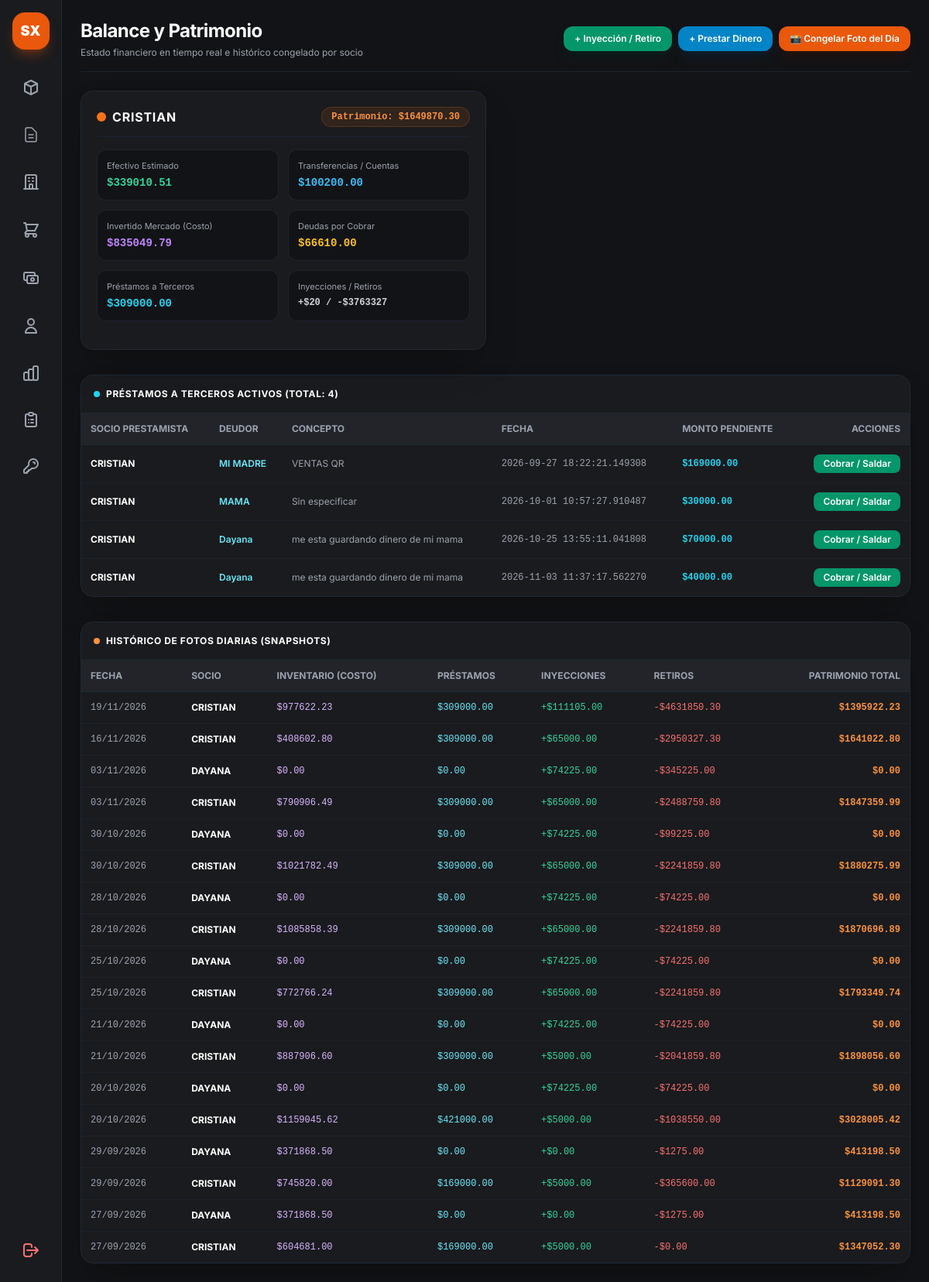
The app's page /admin/balance (signed in) with its own data.
### app.py (models this page shows)
class Propietario(db.Model):
    __tablename__ = 'propietarios'
    id = db.Column(db.Integer, primary_key=True)
    nombre = db.Column(db.String(100), nullable=False, unique=True)
    descripcion = db.Column(db.String(200))
    productos = db.relationship('Producto', backref='propietario', lazy=True)

class PrestamoTercero(db.Model):
    __tablename__ = 'prestamos_terceros'
    id = db.Column(db.Integer, primary_key=True)
    propietario_id = db.Column(db.Integer, db.ForeignKey('propietarios.id'), nullable=False)
    deudor_nombre = db.Column(db.String(100), nullable=False)
    monto = db.Column(db.Float, nullable=False)
    saldo_pendiente = db.Column(db.Float, nullable=False)
    metodo_pago = db.Column(db.String(20), default='EFECTIVO')  # 'EFECTIVO' o 'TRANSFERENCIA'
    concepto = db.Column(db.String(255), nullable=True)
    fecha = db.Column(db.DateTime, default=datetime.now)
    estado = db.Column(db.String(20), default='PENDIENTE')
    propietario = db.relationship('Propietario', backref=db.backref('prestamos', lazy=True))

class SnapshotBalanceDiario(db.Model):
    __tablename__ = 'snapshots_balance_diario'
    id = db.Column(db.Integer, primary_key=True)
    fecha = db.Column(db.Date, nullable=False)
    propietario_nombre = db.Column(db.String(100), nullable=False)
    efectivo = db.Column(db.Float, default=0.0)
    transferencia = db.Column(db.Float, default=0.0)
    inventario_costo = db.Column(db.Float, default=0.0)
    deudas_por_cobrar = db.Column(db.Float, default=0.0)
    prestamos_otorgados = db.Column(db.Float, default=0.0)
    inyecciones = db.Column(db.Float, default=0.0)
    retiros = db.Column(db.Float, default=0.0)
    patrimonio_total = db.Column(db.Float, default=0.0)

### app.py (the view)
@app.route('/admin/balance')
def vista_balance():
    if 'user' not in session or session.get('rol') != 'admin':
        return redirect(url_for('login'))
    propietarios = Propietario.query.all()
    balance_propietarios = []
    for prop in propietarios:
        productos_prop = Producto.query.filter_by(propietario_id=prop.id).all()
        inventario_costo = sum((obtener_stock_total(p) * (p.precio_costo or 0.0)) for p in productos_prop)
        deudas_cobrar = 0.0
        try:
            filas_deudas = db.session.execute(
                db.text("SELECT * FROM deudas_cierre WHERE LOWER(COALESCE(estado, '')) = 'pendiente'")
            ).mappings().all()
            for row in filas_deudas:
                estado_str = str(row.get('estado', '')).lower()
                if estado_str == 'pagado':
                    continue
                monto_d = float(row.get('subtotal') or 0.0)
                if monto_d <= 0:
                    continue
                prod_id = row.get('producto_id')
                prod_nom = str(row.get('producto_nombre') or '').strip()
                prod = None
                if prod_id and prod_id > 0:
                    prod = Producto.query.get(prod_id)
                elif prod_nom:
                    prod = Producto.query.filter(Producto.nombre.ilike(prod_nom)).first()
                if prod and prod.propietario_id == prop.id:
                    deudas_cobrar += monto_d
                elif not prod and 'CRISTIAN' in prop.nombre.upper():
                    deudas_cobrar += monto_d
        except Exception:
            deudas_cobrar = 0.0
        saldos = calcular_saldos_propietario(prop, session_db=db.session)
        efectivo_liquido = saldos['efectivo']
        transferencias_acumuladas = saldos['transferencia']
        total_prestamos = saldos['total_prestamos']
        total_inyecciones = saldos['total_inyecciones']
        total_retiros = saldos['total_retiros']
        patrimonio_total = efectivo_liquido + transferencias_acumuladas + inventario_costo + deudas_cobrar + total_prestamos
        balance_propietarios.append({
            'propietario': prop,
            'efectivo': efectivo_liquido,
            'transferencia': transferencias_acumuladas,
            'inventario_costo': inventario_costo,
            'deudas_por_cobrar': deudas_cobrar,
            'prestamos': total_prestamos,
            'inyecciones': total_inyecciones,
            'retiros': total_retiros,
            'patrimonio_total': patrimonio_total
        })
    snapshots = SnapshotBalanceDiario.query.order_by(SnapshotBalanceDiario.fecha.desc()).limit(30).all()
    prestamos = PrestamoTercero.query.options(joinedload(PrestamoTercero.propietario)).filter(
        func.upper(func.trim(PrestamoTercero.estado)) == 'PENDIENTE'
    ).all()
    return render_template(
        'admin_balance.html',
        balance_propietarios=balance_propietarios,
        snapshots=snapshots,
        prestamos=prestamos,
        propietarios=propietarios
    )

### app.py (called while the page is built)
def obtener_stock_total(producto):
    if hasattr(producto, 'stocks'):
        if isinstance(producto.stocks, (list, tuple)) or hasattr(producto.stocks, '__iter__'):
            return sum(getattr(s, 'cantidad', getattr(s, 'stock', 0)) for s in producto.stocks)
        return producto.stocks or 0
    return getattr(producto, 'stock', 0)

def _efectivo_cierre_propietario(cierre, prop_id, session_db):
  detalles = getattr(cierre, "detalles", None) or []
  total_bruto = sum(float(d.subtotal or 0.0) for d in detalles)
  if total_bruto <= 0:
    return 0.0
  subtotal_prop = 0.0
  for d in detalles:
    d_prop_id = getattr(d, "propietario_id", None)
    if not d_prop_id and d.producto_id:
      prod = session_db.get(Producto, d.producto_id)
      d_prop_id = prod.propietario_id if prod else None
    if d_prop_id == prop_id:
      subtotal_prop += float(d.subtotal or 0.0)
  if subtotal_prop <= 0:
    return 0.0
  proporcion = subtotal_prop / total_bruto
  efectivo_real_cierre = float(cierre.efectivo_caja or 0.0)
  if efectivo_real_cierre <= 0 and float(cierre.total_esperado or 0.0) > 0:
    efectivo_real_cierre = float(cierre.total_esperado or 0.0)
  return efectivo_real_cierre * proporcion

@app.context_processor
def inject_today():
    return {'hoy': date.today()}

### templates/admin_balance.html (shortened to what this page needs)
{% extends "base.html" %}
{% block content %}
<main class="flex-1 flex flex-col min-w-0 overflow-y-auto p-4 md:p-6 bg-[#121316]">
    <header class="mb-6 flex flex-col sm:flex-row sm:items-center justify-between gap-4 border-b border-gray-800/80 pb-4">
        <div>
            <h1 class="text-2xl font-bold text-white tracking-tight flex items-center gap-2">
                <span>Balance y Patrimonio</span>
            </h1>
            <p class="text-xs text-gray-400 mt-1">Estado financiero en tiempo real e histórico congelado por socio</p>
        </div>
        <div class="flex flex-wrap gap-2">
            <button onclick="abrirModal('modal-movimiento')" class="px-3.5 py-2 bg-emerald-600 hover:bg-emerald-500 text-white rounded-xl text-xs font-semibold transition flex items-center gap-1.5 shadow-lg shadow-emerald-950/40">
                <span>+ Inyección / Retiro</span>
            </button>
            <button onclick="abrirModal('modal-prestamo')" class="px-3.5 py-2 bg-sky-600 hover:bg-sky-500 text-white rounded-xl text-xs font-semibold transition flex items-center gap-1.5 shadow-lg shadow-sky-950/40">
                <span>+ Prestar Dinero</span>
            </button>
            <button onclick="guardarSnapshot()" class="px-3.5 py-2 bg-orange-600 hover:bg-orange-500 text-white rounded-xl text-xs font-semibold transition flex items-center gap-1.5 shadow-lg shadow-orange-950/40">
                <span>📸 Congelar Foto del Día</span>
            </button>
        </div>
    </header>
    <div class="grid grid-cols-1 md:grid-cols-2 gap-6 mb-8">
        {% for b in balance_propietarios %}
        <div class="bg-[#1a1b1e] border border-gray-800 rounded-2xl p-5 shadow-2xl relative overflow-hidden flex flex-col justify-between">
            <div>
                <div class="flex justify-between items-center mb-4 border-b border-gray-800/80 pb-3">
                    <div class="flex items-center gap-2">
                        <div class="w-3 h-3 rounded-full bg-orange-500 animate-pulse"></div>
                        <h2 class="text-base font-bold text-white uppercase tracking-wider">{{ b.propietario.nombre }}</h2>
                    </div>
                    <span class="text-xs px-3 py-1 rounded-full bg-orange-500/10 text-orange-400 border border-orange-500/20 font-bold font-mono">
                        Patrimonio: ${{ "%.2f"|format(b.patrimonio_total) }}
                    </span>
                </div>
                <div class="grid grid-cols-2 gap-3 text-xs mb-4">
                    <div class="bg-[#121316] p-3 rounded-xl border border-gray-800/80">
                        <span class="text-gray-400 block text-[11px] mb-1">Efectivo Estimado</span>
                        <span class="text-emerald-400 font-bold font-mono text-sm">${{ "%.2f"|format(b.efectivo) }}</span>
                    </div>
                    <div class="bg-[#121316] p-3 rounded-xl border border-gray-800/80">
                        <span class="text-gray-400 block text-[11px] mb-1">Transferencias / Cuentas</span>
                        <span class="text-sky-400 font-bold font-mono text-sm">${{ "%.2f"|format(b.transferencia) }}</span>
                    </div>
                    <div class="bg-[#121316] p-3 rounded-xl border border-gray-800/80">
                        <span class="text-gray-400 block text-[11px] mb-1">Invertido Mercado (Costo)</span>
                        <span class="text-purple-400 font-bold font-mono text-sm">${{ "%.2f"|format(b.inventario_costo) }}</span>
                    </div>
                    <div class="bg-[#121316] p-3 rounded-xl border border-gray-800/80">
                        <span class="text-gray-400 block text-[11px] mb-1">Deudas por Cobrar</span>
                        <span class="text-amber-400 font-bold font-mono text-sm">${{ "%.2f"|format(b.deudas_por_cobrar) }}</span>
                    </div>
                    <div class="bg-[#121316] p-3 rounded-xl border border-gray-800/80">
                        <span class="text-gray-400 block text-[11px] mb-1">Préstamos a Terceros</span>
                        <span class="text-cyan-400 font-bold font-mono text-sm">${{ "%.2f"|format(b.prestamos) }}</span>
                    </div>
                    <div class="bg-[#121316] p-3 rounded-xl border border-gray-800/80">
                        <span class="text-gray-400 block text-[11px] mb-1">Inyecciones / Retiros</span>
                        <span class="text-gray-300 font-bold font-mono text-xs">
                            +${{ "%.0f"|format(b.inyecciones) }} / -${{ "%.0f"|format(b.retiros) }}
                        </span>
                    </div>
                </div>
            </div>
        </div>
        {% endfor %}
    </div>
    <section class="bg-[#1a1b1e] border border-gray-800 rounded-2xl shadow-2xl mb-8">
        <div class="p-4 border-b border-gray-800 flex justify-between items-center">
            <h3 class="text-xs font-bold text-white uppercase tracking-wider flex items-center gap-2">
                <span class="w-2 h-2 rounded-full bg-cyan-400"></span>
                Préstamos a Terceros Activos (Total: {{ prestamos|length }})
            </h3>
        </div>
        <div class="overflow-x-auto w-full">
            <table class="w-full text-left border-collapse text-xs">
                <thead>
                    <tr class="border-b border-gray-800 text-gray-400 uppercase bg-[#222429]">
                        <th class="p-3">Socio Prestamista</th>
                        <th class="p-3">Deudor</th>
                        <th class="p-3">Concepto</th>
                        <th class="p-3">Fecha</th>
                        <th class="p-3">Monto Pendiente</th>
                        <th class="p-3 text-right">Acciones</th>
                    </tr>
                </thead>
                <tbody class="divide-y divide-gray-800/60 text-gray-300">
                    {% if prestamos %}
                        {% for p in prestamos %}
                        <tr class="hover:bg-gray-800/30 transition">
                            <td class="p-3 font-bold text-white">
                                {{ p.propietario.nombre if p.propietario else 'CRISTIAN' }}
                            </td>
                            <td class="p-3 text-cyan-300 font-semibold">
                                {{ p.deudor_nombre or 'Sin nombre' }}
                            </td>
                            <td class="p-3 text-gray-400">
                                {{ p.concepto if p.concepto and p.concepto != '""' and p.concepto != "''" else 'Sin especificar' }}
                            </td>
                            <td class="p-3 font-mono text-gray-400">
                                {{ p.fecha if p.fecha else 'N/A' }}
                            </td>
                            <td class="p-3 font-mono font-bold text-cyan-400">
                                ${{ "%.2f"|format(p.saldo_pendiente or 0.0) }}
                            </td>
                            <td class="p-3 text-right">
                                <button onclick="cobrarPrestamo({{ p.id }}, {{ p.saldo_pendiente }})" class="px-3 py-1 bg-emerald-600 hover:bg-emerald-500 text-white rounded-lg font-semibold transition">
                                    Cobrar / Saldar
                                </button>
                            </td>
                        </tr>
                        {% endfor %}
                    {% else %}
                    <tr>
                        <td colspan="6" class="p-6 text-center text-gray-500">
                            No hay préstamos activos registrados.
                        </td>
                    </tr>
                    {% endif %}
                </tbody>
            </table>
        </div>
    </section>
    <section class="bg-[#1a1b1e] border border-gray-800 rounded-2xl shadow-2xl">
        <div class="p-4 border-b border-gray-800 flex justify-between items-center">
            <h3 class="text-xs font-bold text-white uppercase tracking-wider flex items-center gap-2">
                <span class="w-2 h-2 rounded-full bg-orange-400"></span>
                Histórico de Fotos Diarias (Snapshots)
            </h3>
        </div>
        <div class="overflow-x-auto">
            <table class="w-full text-left border-collapse text-xs">
                <thead>
                    <tr class="border-b border-gray-800 text-gray-400 uppercase bg-[#222429]">
                        <th class="p-3">Fecha</th>
                        <th class="p-3">Socio</th>
                        <th class="p-3">Inventario (Costo)</th>
                        <th class="p-3">Préstamos</th>
                        <th class="p-3">Inyecciones</th>
                        <th class="p-3">Retiros</th>
                        <th class="p-3 text-right">Patrimonio Total</th>
                    </tr>
                </thead>
                <tbody class="divide-y divide-gray-800/60 text-gray-300">
                    {% for s in snapshots %}
                    <tr class="hover:bg-gray-800/30 transition">
                        <td class="p-3 font-mono text-gray-400">{{ s.fecha.strftime('%d/%m/%Y') }}</td>
                        <td class="p-3 font-bold text-white">{{ s.propietario_nombre }}</td>
                        <td class="p-3 font-mono text-purple-300">${{ "%.2f"|format(s.inventario_costo) }}</td>
                        <td class="p-3 font-mono text-cyan-300">${{ "%.2f"|format(s.prestamos_otorgados) }}</td>
                        <td class="p-3 font-mono text-emerald-400">+${{ "%.2f"|format(s.inyecciones) }}</td>
                        <td class="p-3 font-mono text-red-400">-${{ "%.2f"|format(s.retiros) }}</td>
                        <td class="p-3 text-right font-mono font-bold text-orange-400">${{ "%.2f"|format(s.patrimonio_total) }}</td>
                    </tr>
                    {% else %}
                    <tr>
                        <td colspan="7" class="p-8 text-center text-gray-500">
                            No hay fotos históricas guardadas todavía. Haz clic en <strong class="text-gray-300">"📸 Congelar Foto del Día"</strong>.
                        </td>
                    </tr>
                    {% endfor %}
                </tbody>
            </table>
        </div>
    </section>
</main>
{% endblock %}

### static/css/style.css (style rules this page uses)
body { font-family: 'Inter', sans-serif; }

### records on screen
Propietario: propietario.nombre "CRISTIAN"
PrestamoTercero: propietario "CRISTIAN", deudor_nombre "MI MADRE", concepto "VENTAS QR", fecha "2026-09-27 18:22:21.149308", saldo_pendiente "169000.00"
PrestamoTercero: propietario "CRISTIAN", deudor_nombre "MAMA", concepto "Sin especificar", fecha "2026-10-01 10:57:27.910487", saldo_pendiente "30000.00"
PrestamoTercero: propietario "CRISTIAN", deudor_nombre "Dayana", concepto "me esta guardando dinero de mi mama", fecha "2026-10-25 13:55:11.041808", saldo_pendiente "70000.00"
PrestamoTercero: propietario "CRISTIAN", deudor_nombre "Dayana", concepto "me esta guardando dinero de mi mama", fecha "2026-11-03 11:37:17.562270", saldo_pendiente "40000.00"
SnapshotBalanceDiario: fecha "19/11/2026", propietario_nombre "CRISTIAN", inventario_costo "977622.23", prestamos_otorgados "309000.00", inyecciones "111105.00", retiros "4631850.30", patrimonio_total "1395922.23"
SnapshotBalanceDiario: fecha "16/11/2026", propietario_nombre "CRISTIAN", inventario_costo "408602.80", prestamos_otorgados "309000.00", inyecciones "65000.00", retiros "2950327.30", patrimonio_total "1641022.80"
SnapshotBalanceDiario: fecha "03/11/2026", propietario_nombre "DAYANA", inventario_costo "0.00", prestamos_otorgados "0.00", inyecciones "74225.00", retiros "345225.00", patrimonio_total "0.00"
SnapshotBalanceDiario: fecha "03/11/2026", propietario_nombre "CRISTIAN", inventario_costo "790906.49", prestamos_otorgados "309000.00", inyecciones "65000.00", retiros "2488759.80", patrimonio_total "1847359.99"
SnapshotBalanceDiario: fecha "30/10/2026", propietario_nombre "DAYANA", inventario_costo "0.00", prestamos_otorgados "0.00", inyecciones "74225.00", retiros "99225.00", patrimonio_total "0.00"
SnapshotBalanceDiario: fecha "30/10/2026", propietario_nombre "CRISTIAN", inventario_costo "1021782.49", prestamos_otorgados "309000.00", inyecciones "65000.00", retiros "2241859.80", patrimonio_total "1880275.99"
SnapshotBalanceDiario: fecha "28/10/2026", propietario_nombre "DAYANA", inventario_costo "0.00", prestamos_otorgados "0.00", inyecciones "74225.00", retiros "74225.00", patrimonio_total "0.00"
SnapshotBalanceDiario: fecha "28/10/2026", propietario_nombre "CRISTIAN", inventario_costo "1085858.39", prestamos_otorgados "309000.00", inyecciones "65000.00", retiros "2241859.80", patrimonio_total "1870696.89"
SnapshotBalanceDiario: fecha "25/10/2026", propietario_nombre "DAYANA", inventario_costo "0.00", prestamos_otorgados "0.00", inyecciones "74225.00", retiros "74225.00", patrimonio_total "0.00"
SnapshotBalanceDiario: fecha "25/10/2026", propietario_nombre "CRISTIAN", inventario_costo "772766.24", prestamos_otorgados "309000.00", inyecciones "65000.00", retiros "2241859.80", patrimonio_total "1793349.74"
SnapshotBalanceDiario: fecha "21/10/2026", propietario_nombre "DAYANA", inventario_costo "0.00", prestamos_otorgados "0.00", inyecciones "74225.00", retiros "74225.00", patrimonio_total "0.00"
SnapshotBalanceDiario: fecha "21/10/2026", propietario_nombre "CRISTIAN", inventario_costo "887906.60", prestamos_otorgados "309000.00", inyecciones "5000.00", retiros "2041859.80", patrimonio_total "1898056.60"
SnapshotBalanceDiario: fecha "20/10/2026", propietario_nombre "DAYANA", inventario_costo "0.00", prestamos_otorgados "0.00", inyecciones "74225.00", retiros "74225.00", patrimonio_total "0.00"
SnapshotBalanceDiario: fecha "20/10/2026", propietario_nombre "CRISTIAN", inventario_costo "1159045.62", prestamos_otorgados "421000.00", inyecciones "5000.00", retiros "1038550.00", patrimonio_total "3028005.42"
SnapshotBalanceDiario: fecha "29/09/2026", propietario_nombre "DAYANA", inventario_costo "371868.50", prestamos_otorgados "0.00", inyecciones "0.00", retiros "1275.00", patrimonio_total "413198.50"
SnapshotBalanceDiario: fecha "29/09/2026", propietario_nombre "CRISTIAN", inventario_costo "745820.00", prestamos_otorgados "169000.00", inyecciones "5000.00", retiros "365600.00", patrimonio_total "1129091.30"
SnapshotBalanceDiario: fecha "27/09/2026", propietario_nombre "DAYANA", inventario_costo "371868.50", prestamos_otorgados "0.00", inyecciones "0.00", retiros "1275.00", patrimonio_total "413198.50"
SnapshotBalanceDiario: fecha "27/09/2026", propietario_nombre "CRISTIAN", inventario_costo "604681.00", prestamos_otorgados "169000.00", inyecciones "5000.00", retiros "0.00", patrimonio_total "1347052.30"

### other values on screen
{{ "%.2f"|format(b.patrimonio_total) }} "1649870.30"
{{ "%.2f"|format(b.efectivo) }} "339010.51"
{{ "%.2f"|format(b.transferencia) }} "100200.00"
{{ "%.2f"|format(b.inventario_costo) }} "835049.79"
{{ "%.2f"|format(b.deudas_por_cobrar) }} "66610.00"
{{ "%.2f"|format(b.prestamos) }} "309000.00"
{{ "%.0f"|format(b.inyecciones) }} "20"
{{ "%.0f"|format(b.retiros) }} "3763327"
{{ prestamos|length }} "4"
